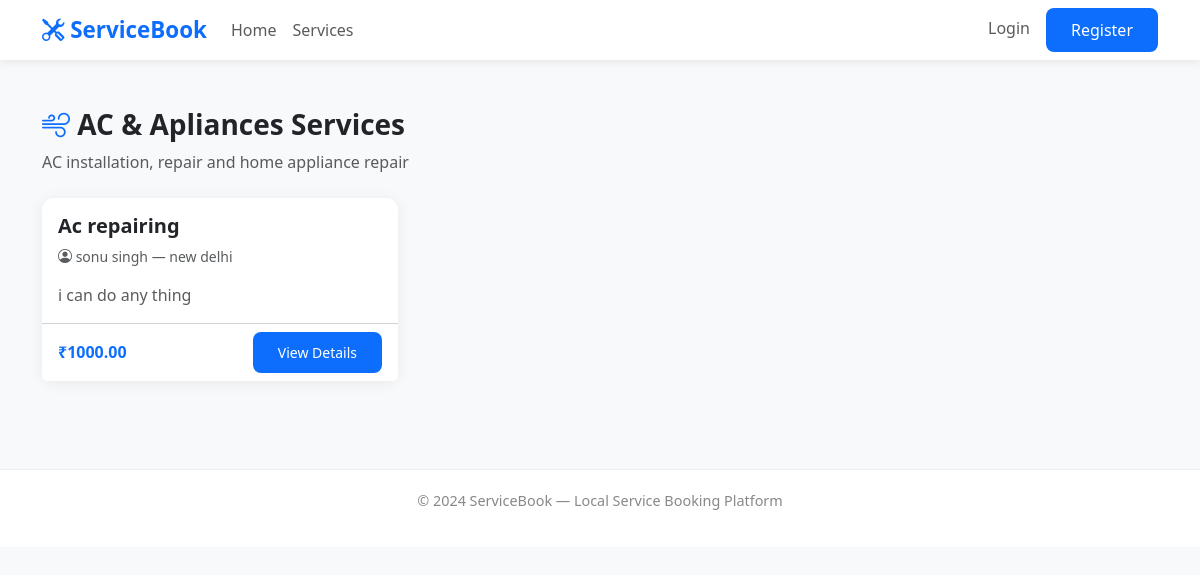
Page /services/category/4/ on the committed database.
### services/models.py (models this page shows, shortened)
class ServiceCategory(models.Model):
    name = models.CharField(max_length=100, unique=True)
    description = models.TextField(blank=True)
    icon = models.CharField(max_length=100, blank=True)
    is_active = models.BooleanField(default=True)
    created_at = models.DateTimeField(auto_now_add=True)
    class Meta:
        verbose_name = 'Service Category'
        verbose_name_plural = 'Service Categories'
        ordering = ['name']

class Service(models.Model):
    provider = models.ForeignKey(
        'accounts.ProviderProfile',
        on_delete=models.CASCADE,
        related_name='services'
    )
    category = models.ForeignKey(
        'services.ServiceCategory',
        on_delete=models.SET_NULL,
        null=True,
        related_name='services'
    )
    name = models.CharField(max_length=200)
    description = models.TextField()
    price = models.DecimalField(max_digits=8, decimal_places=2)
    duration_hours = models.DecimalField(
        max_digits=4,
        decimal_places=1,
        default=1.0
    )
    is_available = models.BooleanField(default=True)
    created_at = models.DateTimeField(auto_now_add=True)
    updated_at = models.DateTimeField(auto_now=True)
    class Meta:
        ordering = ['-created_at']

### accounts/models.py (models this page shows, shortened)
class ProviderProfile(models.Model):
    user = models.OneToOneField(
        'accounts.User',
        on_delete=models.CASCADE,
        related_name='provider_profile'
    )
    bio = models.TextField(blank=True)
    address = models.TextField(blank=True)
    city = models.CharField(max_length=100, blank=True)
    experience_years = models.PositiveIntegerField(default=0)
    profile_photo = models.ImageField(
        upload_to='provider_photos/',
        blank=True,
        null=True
    )
    is_verified = models.BooleanField(default=False)
    is_available = models.BooleanField(default=True)
    average_rating = models.DecimalField(
        max_digits=3,
        decimal_places=2,
        default=0.00
    )
    total_reviews = models.PositiveIntegerField(default=0)
    created_at = models.DateTimeField(auto_now_add=True)
    updated_at = models.DateTimeField(auto_now=True)

class User(AbstractUser):
    ROLE_CUSTOMER = 'customer'
    ROLE_PROVIDER = 'provider'
    ROLE_ADMIN = 'admin'
    ROLE_CHOICES = [
        (ROLE_CUSTOMER, 'Customer'),
        (ROLE_PROVIDER, 'Service Provider'),
        (ROLE_ADMIN, 'Administrator'),
    ]
    role = models.CharField(
        max_length=20,
        choices=ROLE_CHOICES,
        default=ROLE_CUSTOMER,
    )
    phone = models.CharField(max_length=15, blank=True)
    email = models.EmailField(unique=True)

### services/views.py (the view)
# urls.py: path('category/<int:pk>/', views.category_services, name='category_services'),
def category_services(request, pk):
    category = get_object_or_404(ServiceCategory, pk=pk, is_active=True)
    services = Service.objects.filter(
        category=category,
        is_available=True
    ).select_related('provider__user')
    context = {
        'category': category,
        'services': services,
    }
    return render(request, 'services/category_services.html', context)

### notifications/context_processors.py (called while the page is built)
def notification_count(request):
    if request.user.is_authenticated:
        count = request.user.notifications.filter(
            is_read=False
        ).count()
        return {'unread_notifications': count}
    return {'unread_notifications': 0}

### templates/services/category_services.html (shortened to what this page needs)
{% extends 'base.html' %}
{% block content %}
<div class="container py-5">
    <h3 class="fw-bold mb-2">
        <i class="bi {{ category.icon }} text-primary"></i>
        {{ category.name }} Services
    </h3>
    <p class="text-muted mb-4">{{ category.description }}</p>
    {% if services %}
        <div class="row g-4">
            {% for service in services %}
                <div class="col-md-4">
                    <div class="card h-100">
                        <div class="card-body">
                            <h5 class="card-title fw-bold">{{ service.name }}</h5>
                            <p class="text-muted small">
                                <i class="bi bi-person-circle"></i>
                                {{ service.provider.user.get_full_name|default:service.provider.user.username }}
                                — {{ service.provider.city }}
                            </p>
                            <p class="card-text text-muted">
                                {{ service.description|truncatewords:12 }}
                            </p>
                        </div>
                        <div class="card-footer bg-white d-flex justify-content-between align-items-center">
                            <span class="fw-bold text-primary">₹{{ service.price }}</span>
                            <a href="{% url 'service_detail' service.pk %}"
                               class="btn btn-primary btn-sm">
                                View Details
                            </a>
                        </div>
                    </div>
                </div>
            {% endfor %}
        </div>
    {% endif %}
</div>
{% endblock %}

### templates/base.html (style rules this page uses)
body { background-color: #f8f9fa; font-family: 'Segoe UI', sans-serif; }
.btn-primary { background-color: #0d6efd; border: none; padding: 10px 25px; border-radius: 8px; }
.card { border: none; border-radius: 12px; box-shadow: 0 2px 15px rgba(0, 0, 0, 0.07); }

### rows in the picture
ServiceCategory: name "AC & Apliances", description "AC installation, repair and home appliance repair"
Service: name "Ac repairing", provider.user.get_full_name "sonu singh", provider.city "new delhi", description "i can do any thing", price "1000.00"
